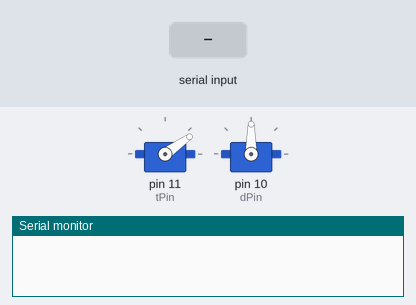
This sketch was run on a simulated Arduino Uno, built with avr-gcc and run on an emulated ATmega328P. Parts: 2 × servo, the last lines printed to the serial monitor. Inputs (shaded band) come from the test bench.

Above: at 1.2 s.
1.3 s: "t90\n" received over the second serial link
At 2.3 s:
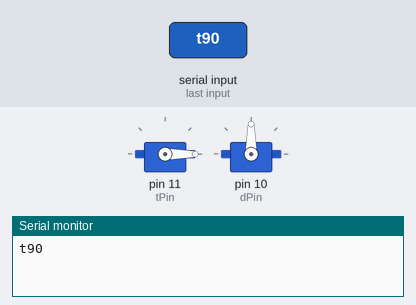
2.8 s: "t,45\n" received over the second serial link
At 3.4 s:
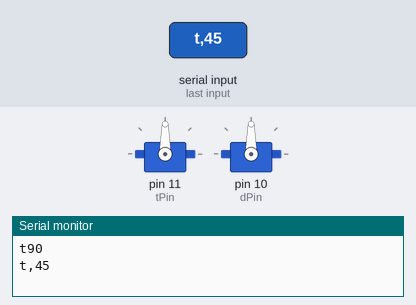
4.3 s: "d90\n" received over the second serial link
At 4.6 s:
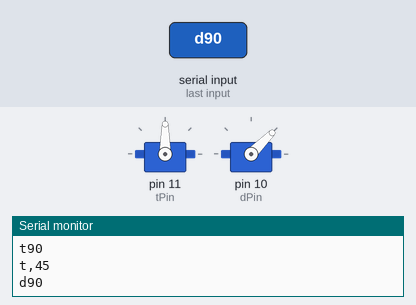
5.8 s: "d" received over the second serial link
At 6.9 s:
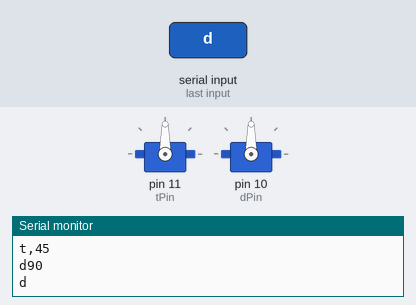
7.3 s: "d,45\n" received over the second serial link
At 8.0 s:
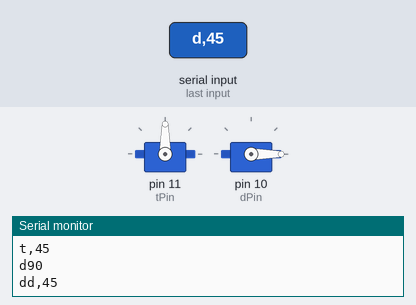
8.8 s: "t" received over the second serial link
At 9.2 s:
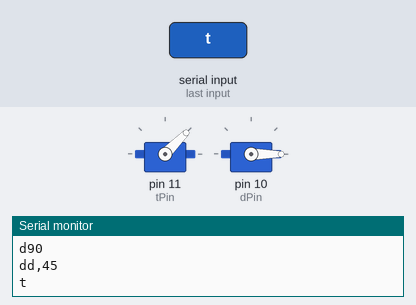
Timing chart, 0 to 11.3 s (numbered marks = the images above; inputs shaded):
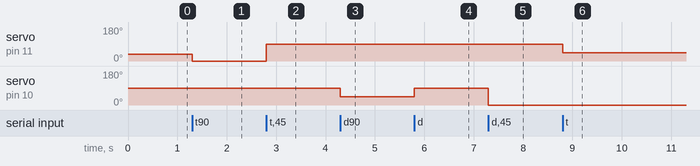

Measured:
- after the input at 1.3 s, servo on pin 11 (tPin): 35° → 0° at once
- after the input at 2.8 s, servo on pin 11 (tPin): 0° → 90° at once
- after the input at 4.3 s, servo on pin 10 (dPin): 90° → 45° at once
- after the input at 5.8 s, servo on pin 10 (dPin): 45° → 90° at once
- after the input at 7.3 s, servo on pin 10 (dPin): 90° → 0° at once
- after the input at 8.8 s, servo on pin 11 (tPin): 90° → 45° at once

The sketch:

fireCarArduino.ino
```cpp
#include <Servo.h>
#include <SoftwareSerial.h>

SoftwareSerial espSerial(14, 15); // RX, TX

Servo tMotor;
Servo dServo;
int tPin = 11;
int dPin = 10;
int tDefaultPosition = 35;
int dDefaultPosition = 90;

void setup()
{
  tMotor.attach(tPin);
  dServo.attach(dPin);

  tMotor.write(tDefaultPosition);
  dServo.write(dDefaultPosition);

  Serial.begin(19200);
  espSerial.begin(19200);
}

void loop()
{
  static int v = 0;

  if ( espSerial.available()) {
    char ch = espSerial.read();
    Serial.print(ch);

    switch(ch) {
      case '0'...'9':
        v = v * 10 + ch - '0';
        break;
      case 't':
        tMotor.write(v);
        v = 0;
        break;
      case 'd':
        dServo.write(v);
        v = 0;
        break;
    }
  }
}
```
